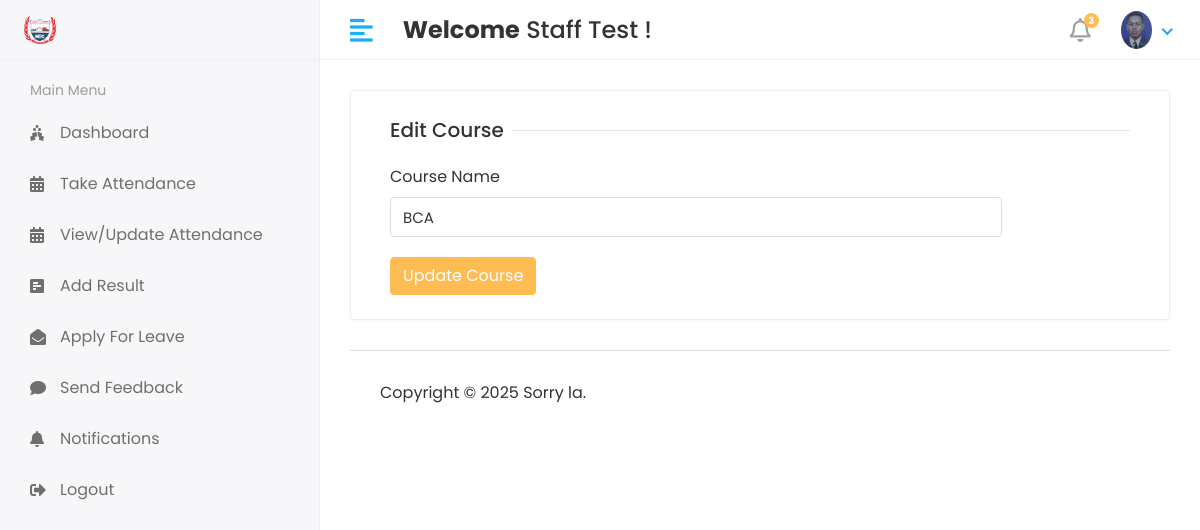
Page /hod/Course/Edit/9 (signed in) on the committed database.
### smsapp/models.py (models this page shows, shortened)
class CustomUser(AbstractUser):
    USER = (
        (1,'HOD'),
        (2, 'STAFF'),
        (3, 'STUDENT'),
    )
    user_type = models.CharField(choices=USER, max_length=50, default=1)
    profile_pic = models.ImageField(upload_to='media/profile_pic')

class Course(models.Model):
     name = models.CharField(max_length=100)
     created_at = models.DateTimeField(auto_now=True)
     updated_at = models.DateTimeField(auto_now=True)

### studentmanagementsystem/hod_views.py (the view)
# urls.py: path('hod/Course/Edit/<str:id>', hod_views.EDIT_COURSE, name='edit_course'),
@login_required(login_url='/')
def EDIT_COURSE(request, id):
    course = Course.objects.get(id = id)
    context = {
        'course':course,
    }
    return render(request,'hod/edit_course.html',context)

### templates/hod/edit_course.html (shortened to what this page needs)
{% extends 'base.html' %}
{% block content %}
<div class="row">
<div class="col-sm-12">
<div class="card">
<div class="card-body">
<form method="post" action="{% url 'update_course' %}">
<div class="col-12">
<h5 class="form-title"><span>Edit Course</span></h5>
</div>
<div class="col-12 col-sm-10">
<div class="form-group">
<label>Course Name</label>
<input type="text" class="form-control" name="name" value="{{course.name}}" required >
</div>
</div>
<div class="col-12">
<button type="submit" class="btn btn-primary">Update Course</button>
</div>
</form>
</div>
</div>
</div>
</div>
{% endblock %}

### templates/includes/header.html (shortened to what this page needs)
{% load static %}
<div class="header">
   <div class="header-left">
    <a href="#" class="logo">
        <img src="{% static 'assets/img2/big.png' %}" alt="Logo">
    </a>
</div>
            <a href="javascript:void(0);" id="toggle_btn">
            <i class="fas fa-align-left"></i>
            </a>
            <div class="top-nav-search mt-3">
               <h4><strong>Welcome</strong>&nbsp<span>{{ user.first_name }} {{ user.last_name }}</span>&nbsp!</h4>
            </div>
            <ul class="nav user-menu">
               <li class="nav-item dropdown noti-dropdown">
                  <a href="#" class="dropdown-toggle nav-link" data-toggle="dropdown">
                  <i class="far fa-bell"></i> <span class="badge badge-pill">3</span>
                  </a>
               </li>
               <li class="nav-item dropdown has-arrow">
                  <a href="#" class="dropdown-toggle nav-link" data-toggle="dropdown">
                     {% if user.profile_pic == "" %}
                  <span class="user-img"><img class="rounded-circle" src="static 'assets/img/noimages" width="31" alt="Ryan Taylor"></span>
                     {% else %}
                  <span class="user-img"><img class="rounded-circle" src="/{{user.profile_pic}}" width="31" alt="Ryan Taylor"></span>
                  {% endif %}
                  </a>
               </li>
            </ul>
         </div>

### static/assets/css/style.css (style rules this page uses)
html { height: 100%; }
body { background-color: #fff; color: #333; font-family: 'Poppins', sans-serif; font-size: 1rem; height: 100%; line-height: 1.5; overflow-x: hidden; }
h1, h2, h3, h4, h5, h6 { font-family: 'Poppins', sans-serif; margin-top: 0; }
.form-control { border: 1px solid #ddd; box-shadow: none; color: #333; font-size: 15px; height: 40px; }
a { color: #009ce7; }
input, button, a { transition: all 0.4s ease; -moz-transition: all 0.4s ease; -o-transition: all 0.4s ease; -ms-transition: all 0.4s ease; -webkit-transition: all 0.4s ease; }
input, input:focus, button, button:focus { outline: none; }
input[type=text], input[type=password] { -webkit-appearance: none; -moz-appearance: none; appearance: none; }
.form-group { margin-bottom: 1.25rem; }
ul, ol { padding: 0px; list-style: none; }
.btn-primary { background-color: #FFBC53; border: 1px solid #FFBC53; }
.card { border: 1px solid #ececf5; box-shadow: 0 1px 3px 0 rgba(0, 0, 0, 0.03); margin-bottom: 1.875rem; }
.card-body { padding: 1.5rem; }
.header { background-color: #fff; border-bottom: 1px solid #f3f3f4; left: 0; position: fixed; right: 0; top: 0; z-index: 1001; height: 60px; }
.header .header-left { float: left; height: 60px; padding: 0 20px; position: relative; width: 320px; z-index: 1; transition: all 0.2s ease-in-out; background-color: #f7f7fa; border-bottom: 1px solid #efefef; border-right: 1px solid #ececf5; display: flex; align-items: center; }
.header .header-left .logo { display: inline-block; line-height: 60px; }
.header .header-left .logo img { max-height: 40px; width: auto; }
.header .dropdown-toggle:after { display: none; }
.header .has-arrow .dropdown-toggle:after { border-top: 0; border-left: 0; border-bottom: 2px solid #18aefa; border-right: 2px solid #18aefa; content: ''; height: 8px; display: inline-block; pointer-events: none; -webkit-transform-origin: 66% 66%; -ms-transform-origin: 66% 66%; transform-origin: 66% 66%; -webkit-transform: rotate(45deg); -ms-transform: rotate(45deg); transform: rotate(45deg); -webkit-transition: all 0.15s ease-in-out; transition: all 0.15s ease-in-out; width: 8px; vertical-align: 0px; }
.user-menu { float: right; margin: 0; position: relative; z-index: 99; padding-right: 15px; }
.user-menu.nav > li > a { color: #a0a0a0; font-size: 14px; line-height: 58px; padding: 0 15px; height: 60px; }
.user-img { margin-right: 3px; position: relative; }
.top-nav-search { float: left; margin-left: 15px; }
.user-menu.nav > li > a .badge { background-color: #FFBC53; display: block; font-size: 10px; font-weight: bold; height: 15px; width: 15px; position: absolute; right: 7px; top: 13px; color: #fff; padding: 3px; }
.user-menu.nav > li > a > i { font-size: 1.5rem; line-height: 60px; }
.form-title { width: 100%; max-width: 100%; padding: 0; font-size: 1.25rem; font-weight: 500; line-height: inherit; color: #333; white-space: normal; position: relative; display: block; margin-bottom: 20px; }
.form-title:before { content: ""; position: absolute; left: 0px; right: 0px; height: 1px; top: 50%; background-color: rgba(0, 0, 0, 0.1); }
.form-title span { padding: 0px 0.5rem 0 0; background-color: #fff; display: inline-block; z-index: 2; position: relative; }
@media (min-width: 992px) { #toggle_btn { align-items: center; color: #18aefa; display: inline-flex; float: left; font-size: 26px; height: 60px; justify-content: center; margin-left: 15px; padding: 0 15px; } }

### rows in the picture
CustomUser: first_name "Staff", last_name "Test", profile_pic (picture)
Course: name "BCA"
